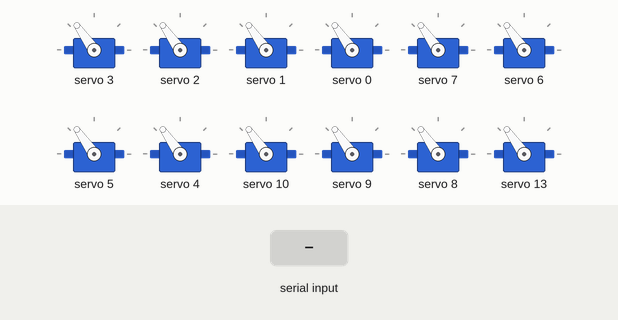
This sketch was run on a simulated ESP32. Shown: 12 × servo. Inputs (shaded band) come from the test bench. What the sketch prints to the serial monitor is not drawn.

Above: at 1.3 s.
1.4 s: "2" received over Serial
At 2.2 s:
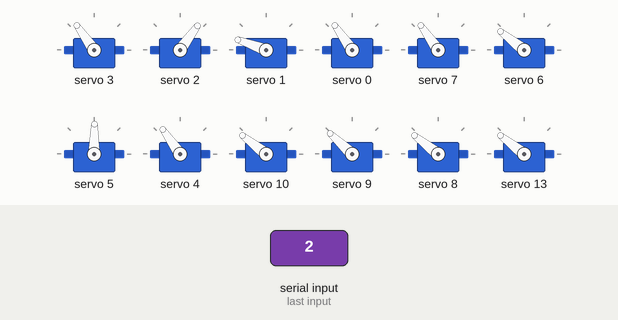
4.4 s: "3" received over Serial
At 5.3 s:
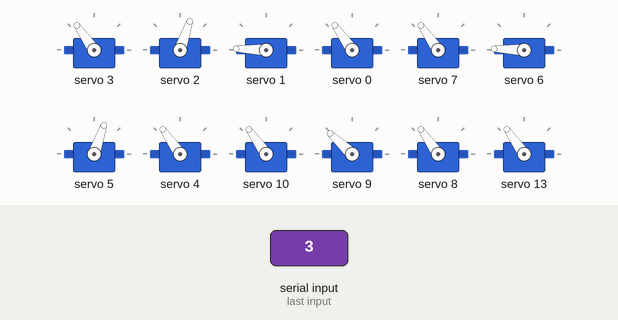
5.9 s: "4" received over Serial
At 6.2 s:
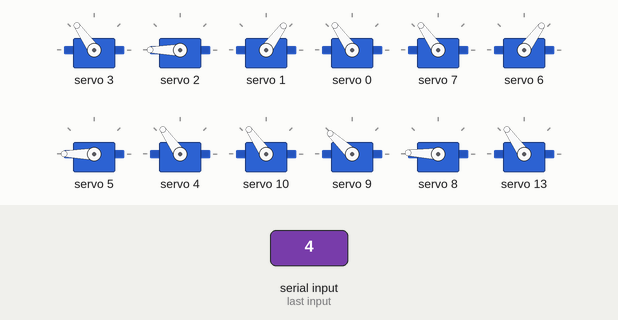
7.4 s: "5" received over Serial
At 8.8 s:
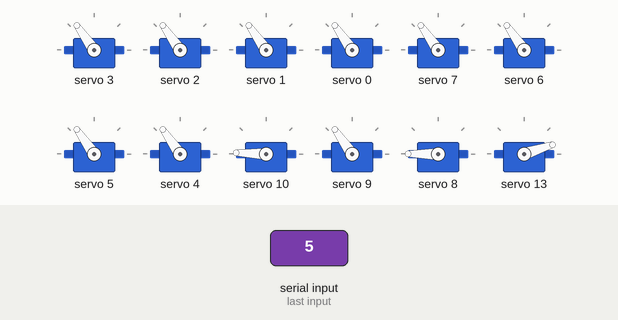
9.9 s: "0" received over Serial
At 10.9 s:
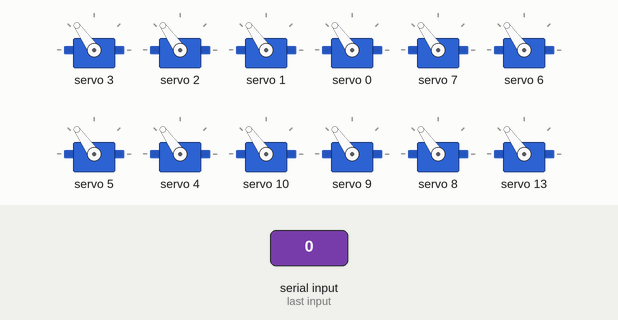
Timing chart, 0 to 12.4 s (numbered marks = the images above; inputs shaded):
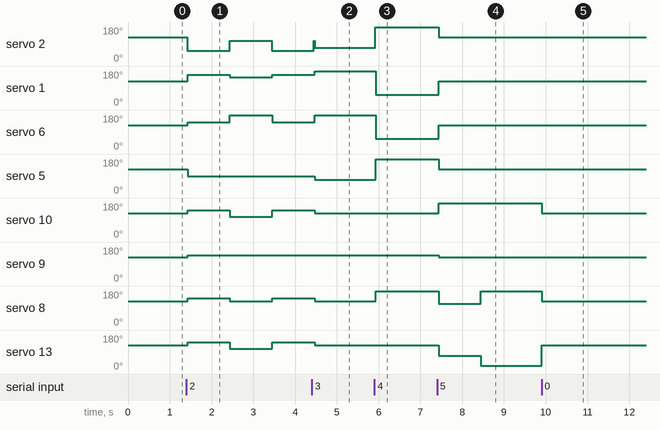

The sketch:

HV2_Mediapipe.ino
```cpp
#include <Wire.h>
#include <Adafruit_PWMServoDriver.h>

// ESP32 I2C 핀 정의
#define SDA_PIN    21
#define SCL_PIN    22

// PCA9685 16채널 서보 드라이버
Adafruit_PWMServoDriver pwm = Adafruit_PWMServoDriver();
#define SERVOMIN   150
#define SERVOMAX   600
#define SERVO_FREQ 50

/* ------------- LOWER ------------- */

// [] 그룹에 묶어서 제어하는 다리 수
// 즉 A에서는 Left Leg 한 개, B에서는 Right Leg 한 개 --> LEG_SIZE = 1
const uint8_t LOWER_SIZE = 1;

// A: Left Leg (골반, 힙, 무릎, 발목)
const uint8_t PELVIS_A[LOWER_SIZE] = {3};
const uint8_t HIP_A[LOWER_SIZE] = {2};
const uint8_t KNEE_A[LOWER_SIZE] = {1};
const uint8_t ANKLE_A[LOWER_SIZE] = {0};

// B: Right Leg (골반, 힙, 무릎, 발목)
const uint8_t PELVIS_B[LOWER_SIZE] = {7};
const uint8_t HIP_B[LOWER_SIZE] = {6};
const uint8_t KNEE_B[LOWER_SIZE] = {5};
const uint8_t ANKLE_B[LOWER_SIZE] = {4};

/* ------------- UPPER ------------- */

// [] 그룹에 묶어서 제어하는 팔 or 허리 수
const uint8_t UPPER_SIZE = 1;

// C: Left Arm (가슴, 어깨, 팔꿈치)
const uint8_t CHEST_C[UPPER_SIZE] = {10};
const uint8_t SHOULDER_C[UPPER_SIZE] = {9};
const uint8_t ELBOW_C[UPPER_SIZE] = {8};

// D: Right Arm (가슴, 어깨, 팔꿈치)
const uint8_t CHEST_D[UPPER_SIZE] = {13};
const uint8_t SHOULDER_D[UPPER_SIZE] = {12};
const uint8_t ELBOW_D[UPPER_SIZE] = {11};

// E: WAIST (허리)
const uint8_t WAIST_E[UPPER_SIZE] = {14};

// PWM 서보 각도 설정
void setAngle(uint8_t ch, float angle) {
  angle = constrain(angle, 0, 180);
  uint16_t pulse = map((int)angle, 0, 180, SERVOMIN, SERVOMAX);
  pwm.setPWM(ch, 0, pulse);
}

// ============= LOWER =============
void setGroupA(float pelvis, float hip, float knee, float ankle) {    // L
  setAngle(PELVIS_A[0], pelvis);
  setAngle(HIP_A[0], hip);
  setAngle(KNEE_A[0], knee);
  setAngle(ANKLE_A[0], ankle);
}
void setGroupB(float pelvis, float hip, float knee, float ankle) {    // R
  setAngle(PELVIS_B[0], pelvis);
  setAngle(HIP_B[0], hip);
  setAngle(KNEE_B[0], knee);
  setAngle(ANKLE_B[0], ankle);
}

// ============= UPPER =============
void setGroupC(float chest, float shoulder, float elbow) {    // L
  setAngle(CHEST_C[0], chest);
  setAngle(SHOULDER_C[0], shoulder);
  setAngle(ELBOW_C[0], elbow);
}
void setGroupD(float chest, float shoulder, float elbow) {    // R
  setAngle(CHEST_D[0], chest);
  setAngle(SHOULDER_D[0], shoulder);
  setAngle(ELBOW_D[0], elbow);
}
void setGroupE(float waist) {   // Core
  setAngle(WAIST_E[0], waist);
}

void setup() {
  Serial.begin(115200);
  delay(100);
  Wire.begin(SDA_PIN, SCL_PIN);
  pwm.begin();
  pwm.setPWMFreq(SERVO_FREQ);
  delay(10);

  Serial.println("Humanoid Control Ready");

  // 초기 포즈: 다리 & 팔 모두 중립(90°)
  setGroupA(90, 90, 90, 90);
  setGroupB(90, 90, 90, 90);
  setGroupC(90, 90, 90);
  setGroupD(90, 90, 90);
  setGroupE(90);
}

void loop() {
  while (Serial.available() > 0) {
    char data = Serial.read();

    switch (data) {
      case '1': // 편 손가락의 개수: 1
        setGroupA(90, 90, 90, 90);
        setGroupB(90, 90, 90, 90);
        setGroupC(90, 100, 90);
        setGroupD(90, 80, 90);
        setGroupE(90);
        // Serial.println("Spot"); // 멈추기 & 초기 각도
        break;

      case '2':// 편 손가락의 개수: 2
        setGroupA(90, 30, 120, 90);
        setGroupB(90, 105, 60, 90);       // R
        setGroupC(105, 100, 105);         // L_ARM
        setGroupD(105, 80, 90);
        setGroupE(95);
        delay(1000);
        setGroupA(90, 75, 110, 90);      // L Knee 앞으로
        setGroupB(90, 150, 60, 90);      // --> Hip & Knee 조금 더 뒤로 셋백
        setGroupC(75, 100, 90);
        setGroupD(75, 80, 75);          // R_ARM
        setGroupE(85);
        delay(1000);
        setGroupA(90, 30, 120, 90);
        setGroupB(90, 105, 60, 90);       // R
        setGroupC(105, 100, 105);         // L_ARM
        setGroupD(105, 80, 90);
        setGroupE(95);
        delay(1000);
        setGroupA(90, 75, 110, 90);      // L Knee 앞으로
        setGroupB(90, 150, 60, 90);      // --> Hip & Knee 조금 더 뒤로 셋백
        setGroupC(75, 100, 90);
        setGroupD(75, 80, 75);          // R_ARM
        setGroupE(85);
        // Serial.println("Go ahead"); // 전진
        break;

      case '3': // 편 손가락의 개수: 3
        setGroupA(90, 45, 135, 90);     // Left Leg
        setGroupB(90, 135, 45, 90);     // Right Leg
        setGroupC(90, 100, 90);
        setGroupD(90, 80, 90);
        setGroupE(90);
        // Serial.println("Full stand"); // 완전히 일어나기
        break;

      case '4': // 편 손가락의 개수: 4
        setGroupA(90, 150, 30, 90);
        setGroupB(90, 30, 150, 90);
        setGroupC(90, 100, 135);  // L
        setGroupD(90, 80, 45);   // R
        setGroupE(90);
        // Serial.println("Sit-down"); //  완전히 앉기 & 팔 굽히기
        break;

      case '5': // 편 손가락의 개수: 5 --> 원 투
        setGroupA(90, 90, 90, 90);
        setGroupB(90, 90, 90, 90);
        setGroupC(180, 90, 80);  // L 왼손 스트레이트
        setGroupD(45, 90, 5);   // R
        setGroupE(115);
        delay(1000);
        setGroupC(135, 90, 175);  // L
        setGroupD(0, 90, 100);   // R 오른손 스트레이트
        setGroupE(65);
        // Serial.println("Sit-down"); //  완전히 앉기 & 팔 굽히기
        break;

      case '0': // 정지
        setGroupA(90, 90, 90, 90);
        setGroupB(90, 90, 90, 90);
        setGroupC(90, 90, 90);
        setGroupD(90, 90, 90);
        setGroupE(90);
        break;

      default:

        break;

    }
  }
  delay(50); // 과부화 방지
}
```

Measured:
- after the input at 1.4 s, servo 2: 125° → 54° at once, → 107° 1.0 s later, → 54° 1.0 s later; servo 1: 125° → 160° at once, → 148° 1.0 s later, → 160° 1.0 s later; servo 6: 125° → 142° at once, → 180° 1.0 s later, → 142° 1.0 s later; servo 5: 125° → 89° at once; servo 10, servo 13: 125° → 142° at once, → 107° 1.0 s later, → 142° 1.0 s later
- after the input at 4.4 s, servo 1: 160° → 178° after 0.07 s; servo 5: 89° → 71° after 0.07 s; servo 10, servo 13: 142° → 125° after 0.07 s
- after the input at 5.9 s, servo 2, servo 5: 71° → 180° at once; servo 1, servo 6: 178° → 54° at once; servo 8: 125° → 178° at once
- after the input at 7.4 s, servo 2, servo 5: 180° → 125° at once; servo 1, servo 6: 54° → 125° at once; servo 10: 125° → 180° at once, → 178° 1.0 s later; servo 9: 137° → 125° at once; servo 8: 178° → 113° at once, → 180° 1.0 s later
- after the input at 9.9 s, servo 10: 178° → 125° at once; servo 8: 180° → 125° at once; servo 13: 18° → 125° at once
